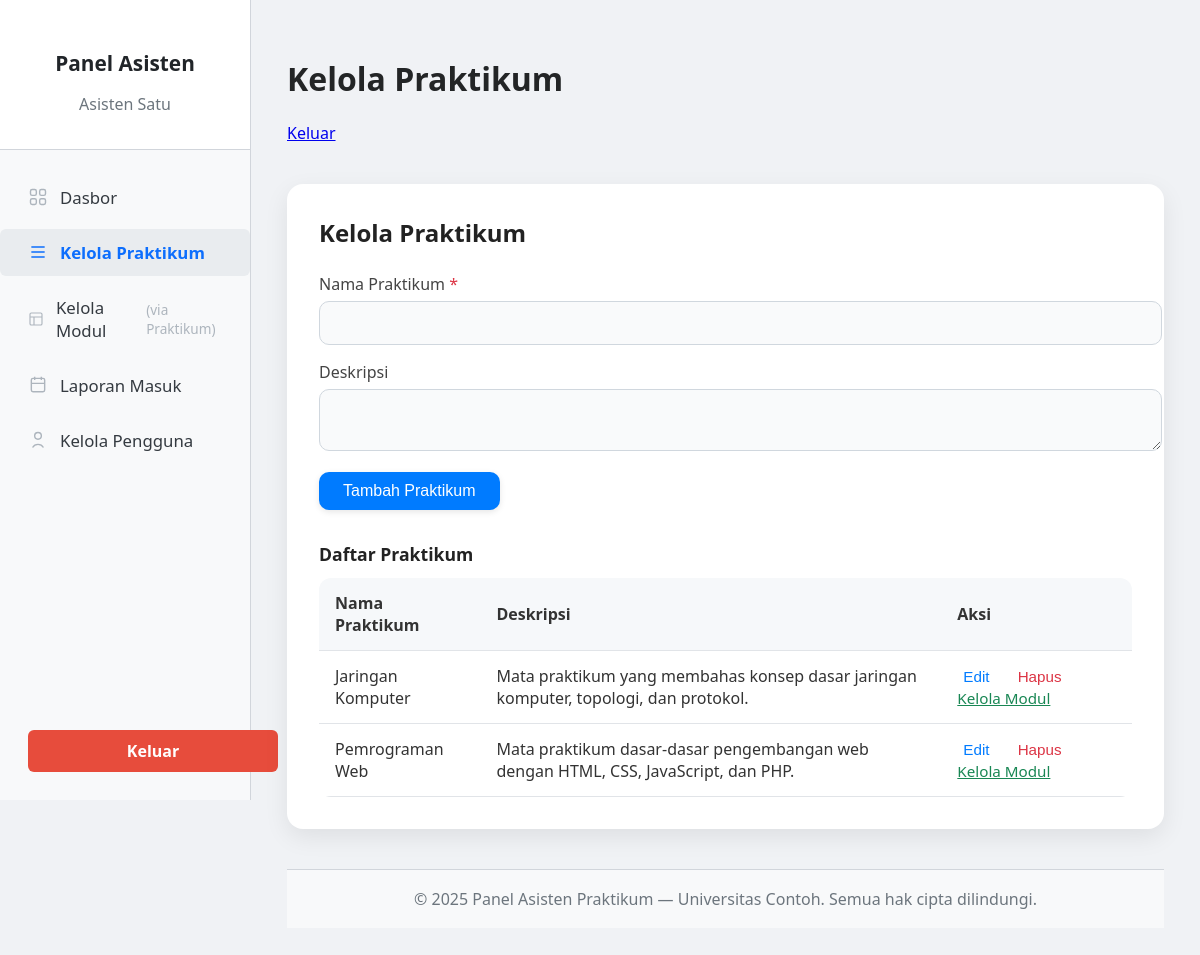
Screenshot of /asisten/manage_courses.php (signed in) with the database file from the repository.
### tables this page shows
CREATE TABLE `mata_praktikum` (
  `id` int(11) NOT NULL AUTO_INCREMENT,
  `nama_praktikum` varchar(255) NOT NULL,
  `deskripsi` text DEFAULT NULL,
  PRIMARY KEY (`id`)
);

### asisten/manage_courses.php (the view, shortened to what this page needs)
<?php
require_once '../config.php';
require_once 'templates/header.php';
$mata_praktikum_list = [];
$result = $conn->query("SELECT id, nama_praktikum, deskripsi FROM mata_praktikum ORDER BY nama_praktikum ASC");
if ($result && $result->num_rows > 0) {
    while ($row = $result->fetch_assoc()) {
        $mata_praktikum_list[] = $row;
    }
}
?>
<div class="classic-section">
    <div class="classic-title">Kelola Praktikum</div>
    <form action="manage_courses.php" method="post" style="margin-bottom:32px;">
        <div class="classic-label">Nama Praktikum <span style="color:#dc3545">*</span></div>
        <input type="text" name="nama_praktikum" class="classic-input" required>
        <div class="classic-label">Deskripsi</div>
        <textarea name="deskripsi" rows="2" class="classic-textarea"></textarea>
        <button type="submit" name="tambah_praktikum" class="classic-btn">Tambah Praktikum</button>
    </form>
    <div class="classic-title" style="font-size:1.1rem; margin-bottom:12px;">Daftar Praktikum</div>
    <?php if (!empty($mata_praktikum_list)): ?>
        <table class="classic-table">
            <thead>
                <tr>
                    <th>Nama Praktikum</th>
                    <th>Deskripsi</th>
                    <th>Aksi</th>
                </tr>
            </thead>
            <tbody>
                <?php foreach ($mata_praktikum_list as $praktikum): ?>
                    <tr>
                        <td><?php echo htmlspecialchars($praktikum['nama_praktikum']); ?></td>
                        <td><?php echo nl2br(htmlspecialchars($praktikum['deskripsi'] ?? '-')); ?></td>
                        <td>
                            <button type="button" class="classic-action-btn" onclick="openEditModal(<?php echo $praktikum['id']; ?>, '<?php echo htmlspecialchars(addslashes($praktikum['nama_praktikum'])); ?>', '<?php echo htmlspecialchars(addslashes($praktikum['deskripsi'] ?? '')); ?>')">Edit</button>
                            <form action="manage_courses.php" method="post" style="display:inline;" onsubmit="return confirm('Yakin ingin menghapus praktikum ini? Semua modul terkait juga akan dihapus.');">
                                <button type="submit" name="hapus_praktikum" class="classic-action-btn delete">Hapus</button>
                            </form>
                            <a href="manage_modules.php?course_id=<?php echo $praktikum['id']; ?>" class="classic-action-btn manage">Kelola Modul</a>
                        </td>
                    </tr>
                <?php endforeach; ?>
            </tbody>
        </table>
    <?php else: ?>
        <div style="color:#6c757d;">Belum ada praktikum yang ditambahkan.</div>
    <?php endif; ?>
</div>
<?php
require_once 'templates/footer.php';
?>

### asisten/templates/header.php (style rules this page uses)
body { font-family: 'Segoe UI', 'Arial', sans-serif; background: #f4f6fb; margin: 0; }

### asisten/manage_courses.php (style rules this page uses)
body { background-color: #f0f2f5; font-family: 'Segoe UI', Tahoma, Geneva, Verdana, sans-serif; color: #333; }
.classic-section { background: #ffffff; border-radius: 16px; padding: 32px; margin: 40px auto; max-width: 900px; box-shadow: 0 8px 24px rgba(0, 0, 0, 0.08); }
.classic-title { font-size: 1.5rem; font-weight: 600; color: #222; margin-bottom: 24px; }
.classic-label { font-size: 1rem; color: #444; margin-bottom: 6px; font-weight: 500; }
.classic-input, .classic-textarea { width: 100%; padding: 12px 14px; border: 1px solid #d0d7de; border-radius: 10px; font-size: 1rem; background: #f9fafb; transition: border 0.2s, box-shadow 0.2s; margin-bottom: 16px; }
.classic-btn { background-color: #007bff; color: #fff; padding: 10px 24px; border: none; border-radius: 10px; cursor: pointer; font-size: 1rem; font-weight: 500; transition: background-color 0.2s, transform 0.2s; box-shadow: 0 2px 6px rgba(0,0,0,0.1); }
.classic-table { width: 100%; border-collapse: collapse; margin-top: 12px; background-color: #fff; border-radius: 12px; overflow: hidden; }
.classic-table th, .classic-table td { padding: 14px 16px; text-align: left; border-bottom: 1px solid #e1e4e8; }
.classic-table th { background-color: #f6f8fa; font-weight: 600; color: #333; }
.classic-action-btn { background: none; border: none; color: #007bff; font-size: 0.95rem; cursor: pointer; margin-right: 12px; transition: color 0.2s; }
.classic-action-btn.delete { color: #dc3545; }
.classic-action-btn.manage { color: #198754; }

### rows the page displays
mata_praktikum: nama_praktikum "Jaringan Komputer", deskripsi "Mata praktikum yang membahas konsep dasar jaringan komputer, topologi, dan protokol."
mata_praktikum: nama_praktikum "Pemrograman Web", deskripsi "Mata praktikum dasar-dasar pengembangan web dengan HTML, CSS, JavaScript, dan PHP."

### other values shown
$_SESSION['nama'] "Asisten Satu"
$pageTitle "Kelola Praktikum"
